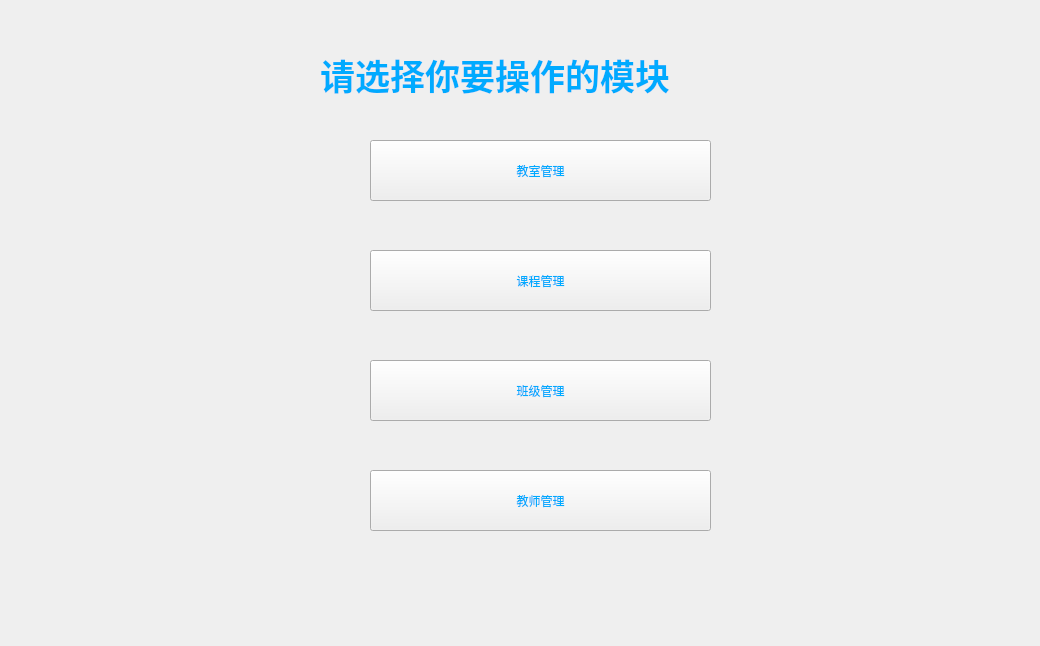
<?xml version="1.0" encoding="UTF-8"?>
<ui version="4.0">
 <class>Module</class>
 <widget class="QWidget" name="Module">
  <property name="geometry">
   <rect>
    <x>0</x>
    <y>0</y>
    <width>1040</width>
    <height>646</height>
   </rect>
  </property>
  <property name="windowTitle">
   <string>模块选择</string>
  </property>
  <property name="styleSheet">
   <string notr="true">background-image: url(:D:/PyQt/2.png);</string>
  </property>
  <widget class="QLabel" name="label">
   <property name="geometry">
    <rect>
     <x>320</x>
     <y>10</y>
     <width>661</width>
     <height>131</height>
    </rect>
   </property>
   <property name="text">
    <string>&lt;html&gt;&lt;head/&gt;&lt;body&gt;&lt;p&gt;&lt;span style=&quot; font-size:26pt; font-weight:600; color:#00aaff;&quot;&gt;请选择你要操作的模块&lt;/span&gt;&lt;/p&gt;&lt;/body&gt;&lt;/html&gt;</string>
   </property>
  </widget>
  <widget class="QPushButton" name="pushButton">
   <property name="geometry">
    <rect>
     <x>370</x>
     <y>140</y>
     <width>341</width>
     <height>61</height>
    </rect>
   </property>
   <property name="styleSheet">
    <string notr="true">color:rgb(0, 170, 255);
font: 26pt &quot;Agency FB&quot;;</string>
   </property>
   <property name="text">
    <string>教室管理</string>
   </property>
  </widget>
  <widget class="QPushButton" name="pushButton_2">
   <property name="geometry">
    <rect>
     <x>370</x>
     <y>250</y>
     <width>341</width>
     <height>61</height>
    </rect>
   </property>
   <property name="styleSheet">
    <string notr="true">color:rgb(0, 170, 255);
font: 26pt &quot;Agency FB&quot;;</string>
   </property>
   <property name="text">
    <string>课程管理</string>
   </property>
  </widget>
  <widget class="QPushButton" name="pushButton_3">
   <property name="geometry">
    <rect>
     <x>370</x>
     <y>360</y>
     <width>341</width>
     <height>61</height>
    </rect>
   </property>
   <property name="styleSheet">
    <string notr="true">color:rgb(0, 170, 255);
font: 26pt &quot;Agency FB&quot;;</string>
   </property>
   <property name="text">
    <string>班级管理</string>
   </property>
  </widget>
  <widget class="QPushButton" name="pushButton_4">
   <property name="geometry">
    <rect>
     <x>370</x>
     <y>470</y>
     <width>341</width>
     <height>61</height>
    </rect>
   </property>
   <property name="styleSheet">
    <string notr="true">color:rgb(0, 170, 255);
font: 26pt &quot;Agency FB&quot;;</string>
   </property>
   <property name="text">
    <string>教师管理</string>
   </property>
  </widget>
 </widget>
 <resources/>
 <connections/>
</ui>
